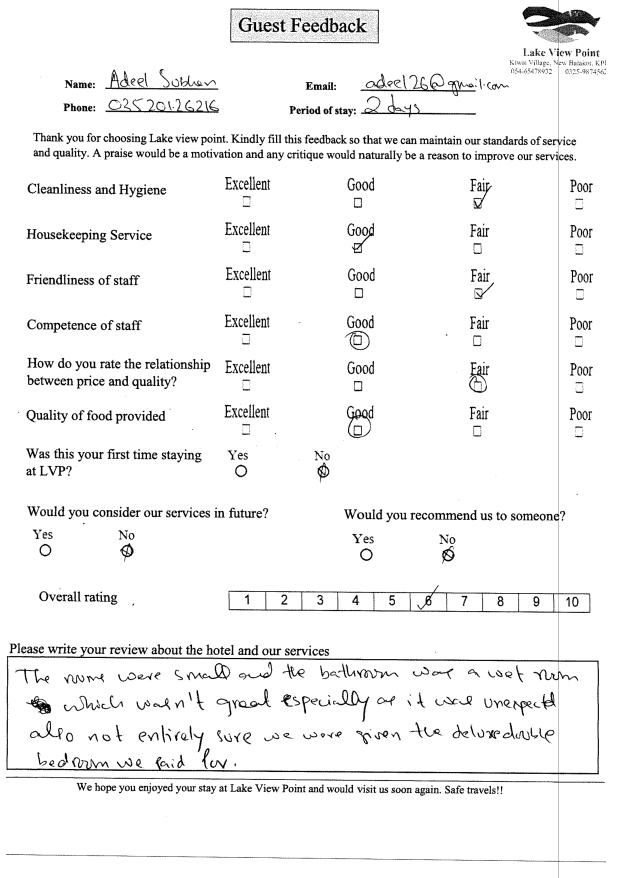
#> input picture Lab_4/no/nao_assinalado/f1/n_Form4.png, 2480 x 3509 px (shown at 1/4 size); its folder holds only this picture in this run
$ python forms_final_podridao.py ../no/nao_assinalado/f1 out
#> lines starting #> are read from the running program, lines starting #| are printed output that depends on the picture; after the words box and inside, x2 and y2 are one past the last pixel; in counts of white or black regions, pixels touching at a corner belong together

import sys
import os
import cv2
import imghdr
import numpy as np
from math import floor
import matplotlib.pyplot as plt


def is_image(filename):
    # Verifica se o arquivo existe
    if not os.path.exists(filename):
        print(f"aqui que dey erro{filename}")
        return False

    # Usa imghdr para verificar o tipo da imagem
    image_type = imghdr.what(filename)

    # Retorna True se for um tipo de imagem conhecido
    return image_type in ['jpeg', 'png', 'gif', 'bmp', 'webp', 'tiff']


def define_threshold(img):

    # Calcula o histograma no eixo Y
    histogram_Y = np.sum(img, axis=1)

    # Normaliza o histograma
    histogram_Y = histogram_Y / np.max(histogram_Y)

    # Extrai o campo central de cada tupla do histograma (índice 1)
    #central_values_Y = [tup[1] for tup in histogram_Y]

    # Calcula os valores absolutos
    absolute_values_Y = np.abs(histogram_Y)

    # Lista dos indices dos mínimos locais
    idx_mins = []

    for i in range(0, len(absolute_values_Y)//2):
        if absolute_values_Y[i] < absolute_values_Y[i-1] and absolute_values_Y[i] < absolute_values_Y[i+1]:
            idx_mins.append(i)

    # Ordenar de forma decrescente os índices dos mínimos locais
    idx_mins.sort(key=lambda x: absolute_values_Y[x])

    # Calcula as coordenadas do roi referente ao marco zero
    # (referencial para estabelecer as demais áreas de interesse)
    idx_middle = (idx_mins[0]+idx_mins[1])//2
    x = 0
    y = idx_middle - 80
    w = img.shape[1]-1
    h = 160

    roi = img[y:y+h, x:x+w]
    _, binarized_roi = cv2.threshold(roi, 127, 255, cv2.THRESH_BINARY)

    # Variáveis para armazenar os índices do primeiro pixel preto
    first_black_y = None
    first_black_x = None

    # Percorra a ROI binarizada para encontrar o primeiro pixel preto
    for i in range(roi.shape[0]):
        for j in range(roi.shape[1]):
            if (binarized_roi[i, j] == 0).any():  # Se o pixel é preto
                first_black_y = i + y
                first_black_x = j + x
                break  # Sai do loop interno se encontrar o primeiro pixel preto
        if first_black_y is not None and first_black_x is not None:
            break  # Sai do loop externo se encontrar o primeiro pixel preto

    if first_black_y is None or first_black_x is  None:
        print("Não foi possível encontrar um pixel preto.")

    return first_black_x, first_black_y


def isForm_1(img_path):

    # Carrega imagem
    img = cv2.imread(img_path)

    # Estabelece as coordenadas da área de interesse
    # (retangulo na porção inicial e central da imagem)
    x, y, w, h = (900, 20, 625, 170)
    cv2.rectangle(img, (x,y), (x+w, y+h), (255,0, 255), 2)

    # Recorta região de interesse (ROI)
    roi = img[y:y+h, x:x+w]

    # Soma os valores do histograma em questão
    histogram = np.sum(roi, axis=0)
    count = np.sum(histogram)

    # O valor de limiar foi obtido após
    # analises de formulários do tipo 2
    if count < 70000000:
        return 1    # FOrmulário do tipo 1
    else:
        return 0    # Formulário do tipo 2


def define_rois(id, x, y, img):

    # Lista de áreas de interesse
    rois = []

    if id == 1:
        # Coordenadas pré estabelecidas para as áreas de interesse (ROI) do Form 1
        roi_1 = (x+722, y+229, 1560, 120)
        roi_2 = (x+722, y+419, 1560, 110)
        roi_3 = (x+722, y+589, 1560, 120)
        roi_4 = (x+722, y+779, 1560, 120)
        roi_5 = (x+722, y+959, 1560, 120)
        roi_6 = (x+722, y+1139, 1560, 90)
        roi_7a = (x+712, y+1240, 295, 160)
        roi_7b = (x+1017, y+1240, 295, 160)
        roi_8a = (70, y+1580, 250, 170)
        roi_8b = (320, y+1580, 250, 170)
        roi_9a = (1330, y+1590, 300, 140)
        roi_9b = (1630, y+1590, 300, 140)
        roi_10 = (900, y+1759, 1480, 220)
    else:
        # Coordenadas pré estabelecidas para as áreas de interesse (ROI) do Form 2
        roi_1 = (x+722, y+169, 1560, 150)
        roi_2 = (x+722, y+339, 1560, 150)
        roi_3 = (x+722, y+519, 1560, 150)
        roi_4 = (x+722, y+719, 1560, 150)
        roi_5 = (x+722, y+894, 1560, 150)
        roi_6 = (x+722, y+1069, 1560, 150)#
        roi_7a = (x+722, y+1249, 295, 200)#
        roi_7b = (x+1017, y+1249, 295, 200)#
        roi_8a = (70, y+1569, 300, 200)#
        roi_8b = (470, y+1569, 300, 200)#
        roi_9a = (1330, y+1569, 350, 170)#
        roi_9b = (1680, y+1569, 350, 170)#
        roi_10 = (900, y+1759, 1490, 220)


    x, y, w, h = roi_1
    cv2.rectangle(img, (x,y), (x+w, y+h), (0,0, 255), 2)
    x, y, w, h = roi_2
    cv2.rectangle(img, (x,y), (x+w, y+h), (0,0, 255), 2)
    x, y, w, h = roi_3
    cv2.rectangle(img, (x,y), (x+w, y+h), (0,0, 255), 2)
    x, y, w, h = roi_4
    cv2.rectangle(img, (x,y), (x+w, y+h), (0,0, 255), 2)
    x, y, w, h = roi_5
    cv2.rectangle(img, (x,y), (x+w, y+h), (0,0, 255), 2)
    x, y, w, h = roi_6
    cv2.rectangle(img, (x,y), (x+w, y+h), (0,0, 255), 2)
    x, y, w, h = roi_7a
    cv2.rectangle(img, (x,y), (x+w, y+h), (0,0, 255), 2)
    x, y, w, h = roi_7b
    cv2.rectangle(img, (x,y), (x+w, y+h), (0,0, 255), 2)
    x, y, w, h = roi_8a
    cv2.rectangle(img, (x,y), (x+w, y+h), (0,0, 255), 2)
    x, y, w, h = roi_8b
    cv2.rectangle(img, (x,y), (x+w, y+h), (0,0, 255), 2)
    x, y, w, h = roi_9a
    cv2.rectangle(img, (x,y), (x+w, y+h), (0,0, 255), 2)
    x, y, w, h = roi_9b
    cv2.rectangle(img, (x,y), (x+w, y+h), (0,0, 255), 2)
    x, y, w, h = roi_10
    cv2.rectangle(img, (x,y), (x+w, y+h), (0,0, 255), 2)

    cv2.imwrite("A_saida.png", img)

    rois.append(roi_1)
    rois.append(roi_2)
    rois.append(roi_3)
    rois.append(roi_4)
    rois.append(roi_5)
    rois.append(roi_6)
    rois.append(roi_7a)
    rois.append(roi_7b)
    rois.append(roi_8a)
    rois.append(roi_8b)
    rois.append(roi_9a)
    rois.append(roi_9b)
    rois.append(roi_10)

    return rois


# [40 lines left out: function remove_labels, not called in this run]


def remove_noise(img):

    # Aplica o filtro de mediana para remover ruídos
    denoised = cv2.medianBlur(img, 5)

    return denoised


def highlight_img(img, i):

    # Defini o kernel
    kernel = np.ones((3,3), np.uint8)

    # Aplica a erosão na imagem para realçar os detalhes perdidos
    # pela função de remover os ruídos
    if img is None or img.size == 0:
        print("ROI is empty or None")
    return None

    img_eroded = cv2.erode(img, kernel, iterations=i)

    return img_eroded


# [34 lines left out: functions calc_sums, calc_variation, not called in this run]


def calc_histogram(img, roi):

    # Variáveis delimitadoras da região de interesse (ROI)
    x, y, w, h = roi
    cv2.rectangle(img, (x,y), (x+w, y+h), (255,0, 255), 2)

    # Recorta região de interesse (ROI)
    roi = img[y:y+h, x:x+w]

    # Realça detalhes perdidos pela mediana
    img_segmented_bolder = highlight_img(roi, 2)

    # Calcula o histograma ao longo do eixo X
    histogram = np.sum(img_segmented_bolder, axis=0)

    # Normaliza o histograma
    histogram = histogram / np.max(histogram)

    # Descarta o início e fim do histograma pois são "ruídos"
    cropped_histogram = histogram[2:-2]

    return cropped_histogram


# [174 lines left out: functions multiple_choice_questions, binary_questions, scalar_question, not called in this run]


def segment_form(img, rois, img_path):

    results = []


    # Itera sobre as áreas de interesse e obtém as respostas do formulário
    """for i in range(len(rois)):

        if i <= 5:
            result = multiple_choice_questions(img, rois[i])
        elif 6 <= i < 12:

        elif i == 12:
            result = scalar_question(histogram)
        results.append(result)"""

    for i in range(6, 12, 2):
        # Calcula o histograma
        histogram = calc_histogram(img, rois[i])
        result_yes = binary_questions(histogram, i, img, img_path, rois)
        histogram = calc_histogram(img, rois[i+1])
        result_no = binary_questions(histogram, i+1, img, img_path, rois)
        dif = np.abs(result_yes - result_no)
        print(f"Diff:{dif}")
        if dif <= 0.019:
            # Exceção (duas marcações)
            if result_yes <= 0.65:
                print(f"2x YES")
            else:
                print(f"2x NO")
        else:
            if result_yes <= result_no:
                print(f"YES")
            else:
                print(f"NO")

    return results


# [133 lines left out: functions generate_txt, select_field, generate_img_out, not called in this run]


def main(input_dir, output_dir=None):

    # Lista de resultados
#> called with input_dir = '../no/nao_assinalado/f1', output_dir = 'out'
    results = []

    # Processa os arqs do diretório de entrada
    for arquivo in os.listdir(input_dir):

        # Obtém o caminho relativo ao arquivo
        img_path = os.path.join(input_dir, arquivo)

        img = cv2.imread(img_path, cv2.IMREAD_GRAYSCALE)
#> img is the input picture: shape (3509, 2480); min 0, max 255, mean 242.7
        original_name = img_path

        if is_image(img_path):

            print(f"Processando imagem {arquivo}...")

            # Lista de áreas de interesse
            rois = []

            # Remove os ruídos (linhas pretas contínuas)
            clean_img = remove_noise(img)

            # Define o limiar referencial para calculo das áreas de interesse
            x, y = define_threshold(clean_img)
#> in define_threshold, `histogram_Y = np.sum(img, axis=1)`: histogram_Y = 3509 values, max 632400 at index 0, min 409278 at index 558, mean 604043.1
#> in define_threshold, `histogram_Y = histogram_Y / np.max(histogram_Y)`: histogram_Y = 3509 values, max 1 at index 0, min 0.647 at index 558, mean 0.955
#> in define_threshold, `absolute_values_Y = np.abs(histogram_Y)`: absolute_values_Y has the same summary as histogram_Y
#> after the loop in define_threshold, `for i in range(0, len(absolute_values_Y)//2):`: idx_mins = 142 values from 38 to 1744
#> in define_threshold, `idx_middle = (idx_mins[0]+idx_mins[1])//2`: idx_middle = 589
#> in define_threshold, `y = idx_middle - 80`: y = 509
#> in define_threshold, `_, binarized_roi = cv2.threshold(roi, 127, 255, cv2.THRESH_BINARY)`:
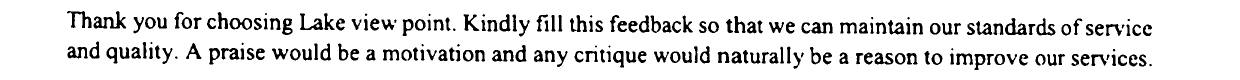
#> binarized_roi: shape (160, 2479) (shown at 1/2 size); 88.9% white; 192 black regions (18 under 20 px), largest, box (x1, y1, x2, y2) and area: (187, 22, 252, 57) 892, (2010, 36, 2054, 70) 639, (134, 22, 183, 56) 618
#> x = 136; y = 531

            if (isForm_1(img_path)):
#> in isForm_1, `roi = img[y:y+h, x:x+w]`:
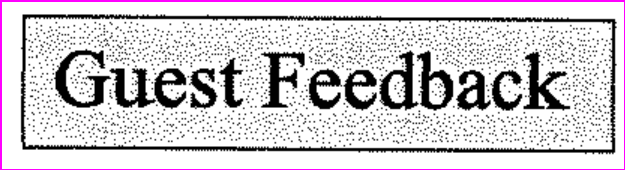
#> roi: shape (170, 625, 3); mean B, G, R 208.5, 202.8, 208.5
#> in isForm_1, `histogram = np.sum(roi, axis=0)`: histogram = 625 rows, first 8: [43350, 0, 43350], [43350, 0, 43350], [43350, 42585, 43350], [43350, 42585, 43350], [43350, 42585, 43350], [43350, 42585, 43350], [43350, 42585, 43350], [43350, 42585, 43350]
#> in isForm_1, `count = np.sum(histogram)`: count = 65863344
                rois = define_rois(1, x, y, clean_img)    #PRECISA TIRAR O 'clean_img' DESSA FUNÇÃO
#> in define_rois, `roi_1 = (x+722, y+229, 1560, 120)`: roi_1 = (858, 760, 1560, 120)
#> in define_rois, `roi_2 = (x+722, y+419, 1560, 110)`: roi_2 = (858, 950, 1560, 110)
#> in define_rois, `roi_3 = (x+722, y+589, 1560, 120)`: roi_3 = (858, 1120, 1560, 120)
#> in define_rois, `roi_4 = (x+722, y+779, 1560, 120)`: roi_4 = (858, 1310, 1560, 120)
#> in define_rois, `roi_5 = (x+722, y+959, 1560, 120)`: roi_5 = (858, 1490, 1560, 120)
#> in define_rois, `roi_6 = (x+722, y+1139, 1560, 90)`: roi_6 = (858, 1670, 1560, 90)
#> in define_rois, `roi_7a = (x+712, y+1240, 295, 160)`: roi_7a = (848, 1771, 295, 160)
#> in define_rois, `roi_7b = (x+1017, y+1240, 295, 160)`: roi_7b = (1153, 1771, 295, 160)
#> in define_rois, `roi_8a = (70, y+1580, 250, 170)`: roi_8a = (70, 2111, 250, 170)
#> in define_rois, `roi_8b = (320, y+1580, 250, 170)`: roi_8b = (320, 2111, 250, 170)
#> in define_rois, `roi_9a = (1330, y+1590, 300, 140)`: roi_9a = (1330, 2121, 300, 140)
#> in define_rois, `roi_9b = (1630, y+1590, 300, 140)`: roi_9b = (1630, 2121, 300, 140)
#> in define_rois, `roi_10 = (900, y+1759, 1480, 220)`: roi_10 = (900, 2290, 1480, 220)
#> in define_rois, `x, y, w, h = roi_1`: x = 858; y = 760; w = 1560; h = 120
#> in define_rois, `x, y, w, h = roi_2`: y = 950; h = 110
#> in define_rois, `x, y, w, h = roi_3`: y = 1120; h = 120
#> in define_rois, `x, y, w, h = roi_4`: y = 1310
#> in define_rois, `x, y, w, h = roi_5`: y = 1490
#> in define_rois, `x, y, w, h = roi_6`: y = 1670; h = 90
#> in define_rois, `cv2.rectangle(img, (x,y), (x+w, y+h), (0,0, 255), 2)`:
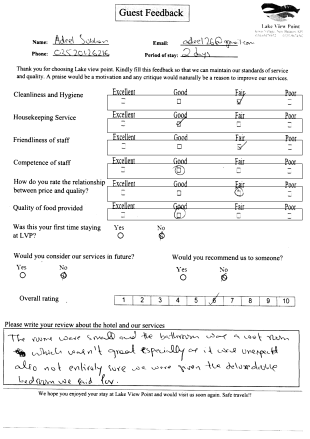
#> img: shape (3509, 2480) (shown at 1/8 size); min 0, max 255, mean 241.9
#> in define_rois, `x, y, w, h = roi_7a`: x = 848; y = 1771; w = 295; h = 160
#> in define_rois, `x, y, w, h = roi_7b`: x = 1153
#> in define_rois, `cv2.rectangle(img, (x,y), (x+w, y+h), (0,0, 255), 2)`:
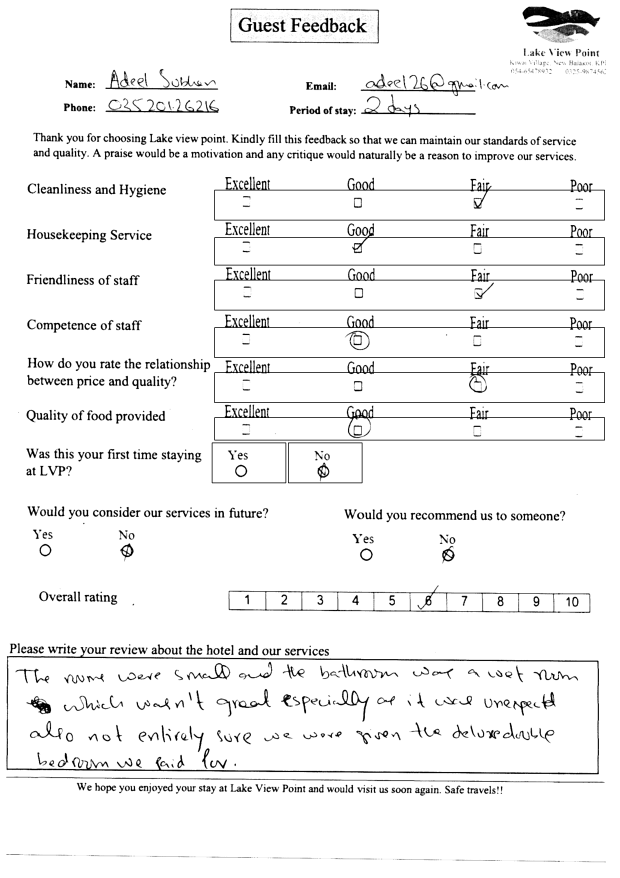
#> img: shape (3509, 2480) (shown at 1/4 size); min 0, max 255, mean 241.7
#> in define_rois, `x, y, w, h = roi_8a`: x = 70; y = 2111; w = 250; h = 170
#> in define_rois, `x, y, w, h = roi_8b`: x = 320
#> in define_rois, `cv2.rectangle(img, (x,y), (x+w, y+h), (0,0, 255), 2)`:
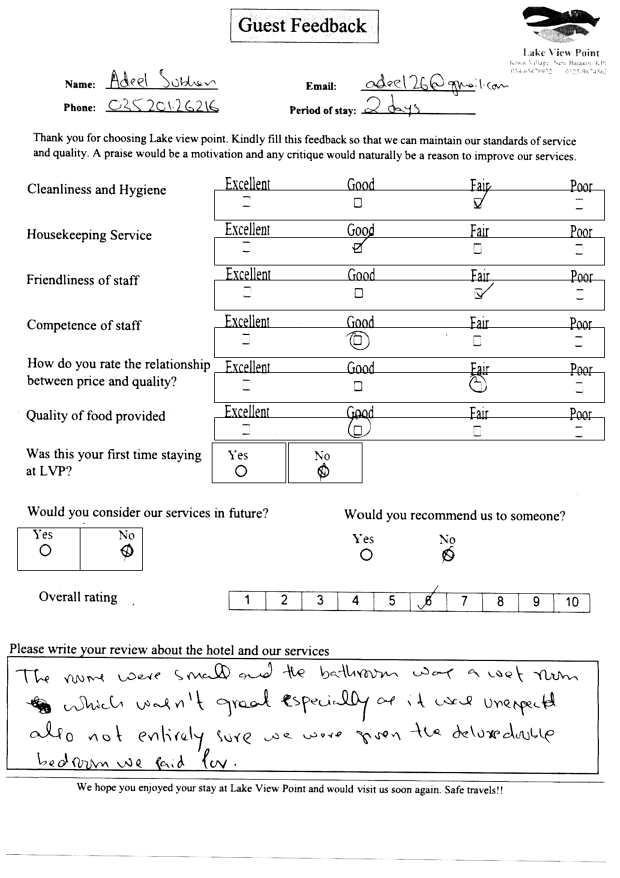
#> img: shape (3509, 2480) (shown at 1/4 size); min 0, max 255, mean 241.6
#> in define_rois, `x, y, w, h = roi_9a`: x = 1330; y = 2121; w = 300; h = 140
#> in define_rois, `x, y, w, h = roi_9b`: x = 1630
#> in define_rois, `x, y, w, h = roi_10`: x = 900; y = 2290; w = 1480; h = 220
#> in define_rois, `cv2.rectangle(img, (x,y), (x+w, y+h), (0,0, 255), 2)`:
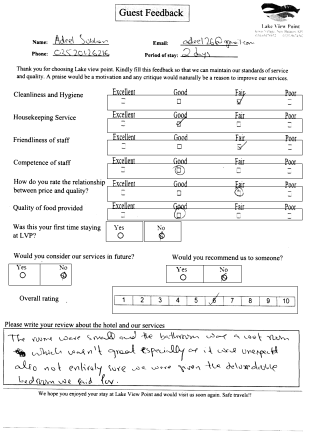
#> img: shape (3509, 2480) (shown at 1/8 size); min 0, max 255, mean 241.1
#> rois = 13 items, first 6: (858, 760, 1560, 120), (858, 950, 1560, 110), (858, 1120, 1560, 120), (858, 1310, 1560, 120), (858, 1490, 1560, 120), (858, 1670, 1560, 90)
            else:
                rois = define_rois(2, x, y, clean_img)
                clean_img = remove_labels(clean_img)

            # Segmentar os formulários
            form_results = segment_form(clean_img, rois, img_path)
#> the loop in segment_form, `for i in range(6, 12, 2):` made 1 pass
#> pass 1, in calc_histogram, `roi = img[y:y+h, x:x+w]`:
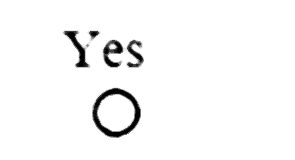
#> roi: shape (160, 295); min 0, max 255, mean 247.1

            # Armazena o registro dos metadados do formulário
            #register = (original_name, form_results)
            #print(register)
            #results.append(register)

        else:
            print(f"{arquivo} não é uma imagem. Ignorando...")

    """if results:
        print("Gerando results.txt ...")
        generate_txt(results)

    if output_dir:
        # Verifica se o diretório de saída existe e cria se necessário
        if not os.path.exists(output_dir):
            os.makedirs(output_dir)

        print("Gerando imagens out ...")
        generate_img_out(results, output_dir)"""


if __name__ == "__main__":
    if len(sys.argv) < 2:
        print("Comando esperado: forms.py <dir_entrada> <dir_saida>.")
        sys.exit(1)

    input_dir = sys.argv[1]
    output_dir = sys.argv[2] if len(sys.argv) > 2 else None

#> (the run stopped early here; a loop or call above may not have finished)

$ run again, on Lab_4/Saida_n_Form16.png
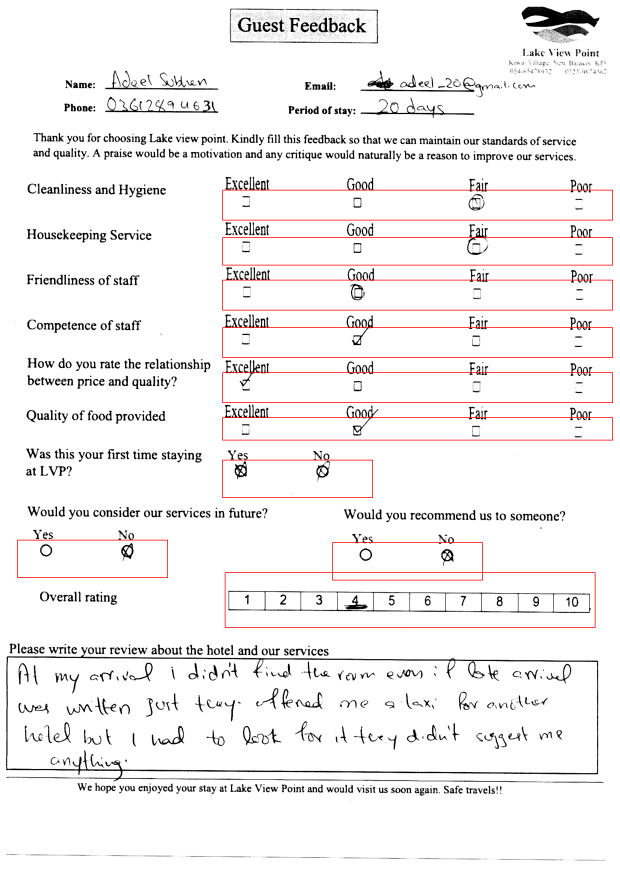
#> input picture Lab_4/Saida_n_Form16.png, 2480 x 3509 px (shown at 1/4 size)
#> in define_threshold, `histogram_Y = np.sum(img, axis=1)`: histogram_Y = 3509 values, max 632400 at index 0, min 295078 at index 759, mean 600240.2
#> in define_threshold, `histogram_Y = histogram_Y / np.max(histogram_Y)`: histogram_Y = 3509 values, max 1 at index 0, min 0.467 at index 759, mean 0.949
#> absolute_values_Y has the same summary as histogram_Y
#> after the loop in define_threshold, `for i in range(0, len(absolute_values_Y)//2):`: idx_mins = 133 values from 38 to 1745
#> idx_middle = 855
#> in define_threshold, `y = idx_middle - 80`: y = 775
#> in define_threshold, `_, binarized_roi = cv2.threshold(roi, 127, 255, cv2.THRESH_BINARY)`:
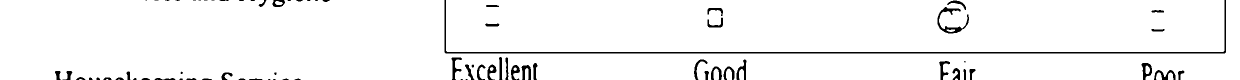
#> binarized_roi: shape (160, 2479) (shown at 1/2 size); 96.4% white; 75 black regions (21 under 20 px), largest, box (x1, y1, x2, y2) and area: (889, 0, 2452, 107) 5313, (1875, 14, 1938, 67) 825, (903, 115, 924, 160) 371
#> in main, `x, y = define_threshold(clean_img)`: x = 291; y = 775
#> in isForm_1, img is the input picture: shape (3509, 2480, 3); mean B, G, R 241, 241, 243.4
#> histogram = 625 rows, first 8: [43350, 0, 43350], [43350, 0, 43350], [43350, 42585, 43350], [43350, 42585, 43350], [43350, 42585, 43350], [43350, 42585, 43350], [43350, 42585, 43350], [43350, 42585, 43350]
#> count = 67853190
#> roi_1 = (1013, 1004, 1560, 120)
#> roi_2 = (1013, 1194, 1560, 110)
#> roi_3 = (1013, 1364, 1560, 120)
#> roi_4 = (1013, 1554, 1560, 120)
#> roi_5 = (1013, 1734, 1560, 120)
#> roi_6 = (1013, 1914, 1560, 90)
#> roi_7a = (1003, 2015, 295, 160)
#> roi_7b = (1308, 2015, 295, 160)
#> roi_8a = (70, 2355, 250, 170)
#> roi_8b = (320, 2355, 250, 170)
#> roi_9a = (1330, 2365, 300, 140)
#> roi_9b = (1630, 2365, 300, 140)
#> roi_10 = (900, 2534, 1480, 220)
#> in define_rois, `x, y, w, h = roi_1`: x = 1013; y = 1004; w = 1560; h = 120
#> in define_rois, `x, y, w, h = roi_2`: y = 1194; h = 110
#> in define_rois, `x, y, w, h = roi_3`: y = 1364; h = 120
#> in define_rois, `x, y, w, h = roi_4`: y = 1554
#> in define_rois, `x, y, w, h = roi_5`: y = 1734
#> in define_rois, `x, y, w, h = roi_6`: y = 1914; h = 90
#> in define_rois, `x, y, w, h = roi_7a`: x = 1003; y = 2015; w = 295; h = 160
#> in define_rois, `x, y, w, h = roi_7b`: x = 1308
#> in define_rois, `x, y, w, h = roi_8a`: x = 70; y = 2355; w = 250; h = 170
#> in define_rois, `x, y, w, h = roi_8b`: x = 320
#> in define_rois, `x, y, w, h = roi_9a`: x = 1330; y = 2365; w = 300; h = 140
#> in define_rois, `x, y, w, h = roi_9b`: x = 1630
#> in define_rois, `x, y, w, h = roi_10`: x = 900; y = 2534; w = 1480; h = 220
#> rois = 13 items, first 6: (1013, 1004, 1560, 120), (1013, 1194, 1560, 110), (1013, 1364, 1560, 120), (1013, 1554, 1560, 120), (1013, 1734, 1560, 120), (1013, 1914, 1560, 90)
#> the loop in segment_form, `for i in range(6, 12, 2):` made 1 pass
#> pass 1, in calc_histogram, `roi = img[y:y+h, x:x+w]`:
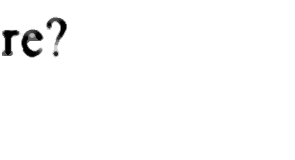
#> roi: shape (160, 295); min 0, max 255, mean 251.2
